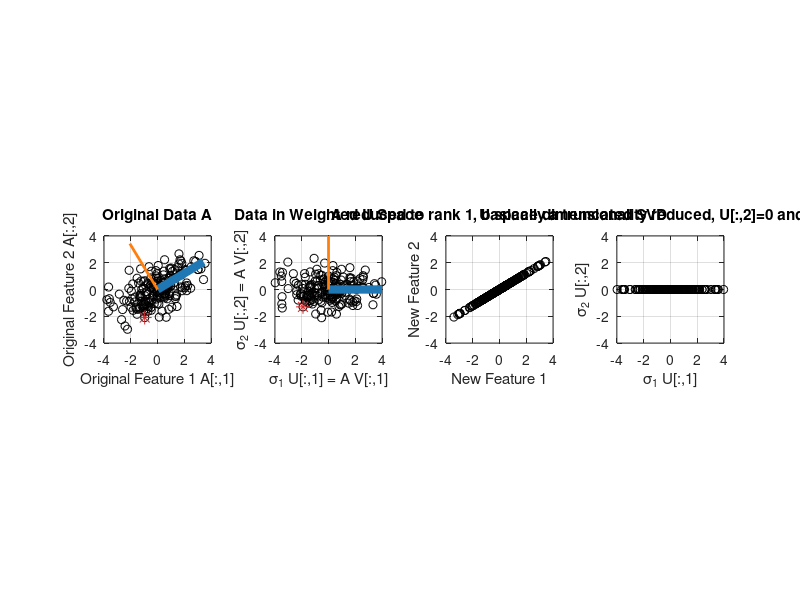

MATLAB code for this plot:
% Sascha Spors, Professorship Signal Theory and Digital Signal Processing,
% Institute of Communications Engineering (INT), Faculty of Computer Science
% and Electrical Engineering (IEF), University of Rostock, Germany
%
% Data Driven Audio Signal Processing - A Tutorial with Computational Examples
% Feel free to contact lecturer frank.schultz@uni-rostock.de
%
% Exercise: SVD / PCA on 2D data

clear all
%close all
clc

rng(1)
xmax = 4;

N = 200;
R = 2;
mu = [0, 0];
sigma = [2, 0.8; 0.8, 1];
A = mvnrnd(mu, sigma, N);
A = A - mean(A);  % if mean free col SVD and pca() are same
if R ~= rank(A)  % check rank
    disp('!!! matrix A has not the desired rank R !!!')
end

[coeff, score, latent] = pca(A);
[U, S, V] = svd(A);
pcs = U*S;
pcl = V;

%% check pca() vs. SVD solution -> must yield numerical zero
tmp = 0;
for c=1:size(score, 2)
    tmp = tmp + min(norm(pcs(:, c) + score(:, c)), norm(pcs(:, c) - score(:, c)));
    tmp = tmp + min(norm(pcl(:, c) + coeff(:, c)), norm(pcl(:, c) - coeff(:, c)));
end
disp('we should get numerical zero which indicates our manual SVD == pca()')
tmp / size(score, 2) / 2

%% check 4 subspaces
disp('4 subspacxe check of A -> orth() / null() vs. SVD data')
norm(orth(A) - U(:, 1:R),'fro')  % check column space == 1st two cols of U
null(A)  % check null space == zero vec
norm(orth(A') - V, 'fro')  % check row space == all V
norm(null(A') - U(:, R+1:end), 'fro')  % check left null space, remaining cols of U->large

%%
disp('rot angle')
acos(V(1, 1)) * 180/pi
phi = -31.0065*pi/180;
disp('rot matrix = V = ')
[cos(phi), sin(phi); -sin(phi), cos(phi)]
% ==
V

%%
disp('the variance of the principal component signals')
var(pcs).'
disp('is equal to the eigvals(A''*A) / (N-1)')
R = A'*A / (size(A, 1)-1);
sort(eig(R), 'descend')
disp('is equal to the (sing vals of A)^2 / (N-1)')
diag(S'*S) / (size(A, 1)-1)
disp('is equal to latent from pca()')
latent


%%
R_red = 1;
Dim_red = R_red;

% rank1-matrix superposition up to rank R_red
S_tmp = S;
for r = R_red+1:size(S, 2)
    S_tmp(r, r) = 0;
end
A_R_red = (U*S_tmp) * V';
% we can do this also by setting corresponding PC loadings to zero
% V_red = V;
% V_red(:, R_red+1:end) = 0;
% A_R_red = (U*S) * V_red';

A_Dim_red = A*0;  % we use same dim as A for convenient plotting the data
% however the last R-Dim_red columns are exactly zero and thus the matrix
% is of dim N x Dim_red
A_Dim_red(:, 1:Dim_red) = pcs(:, 1:Dim_red);  % pcs = U*S
% cf. the lecture approach, slide 5-23:
%   tmp = A*0;
%   tmp(:, 1:Dim_red) = A * V(:, 1:Dim_red);

% if Dim_red == R_red the matrix
A_R_red2 = A_Dim_red(:, 1:Dim_red) * V(:, 1:Dim_red)';
% is same as A_R_red from above
norm(A_R_red2-A_R_red,'fro')
% in lecture known as
% Reconstruction using a limited number of principle components, cf. slide 5-23

%% plot
ax_original_feature_space = subplot(1, 4, 1);
for n = 1:N
    plot(A(n, 1), A(n, 2), 'ko'), hold on
end
% plot 4*v0 and 4*v1:
plot([0 4*V(1,1)],[0 4*V(2,1)], 'color', '#1f77b4', 'linewidth', 6)
plot([0 4*V(1,2)],[0 4*V(2,2)], 'color', '#ff7f0e', 'linewidth', 2)
hold off
xlim([-xmax, xmax])
ylim([-xmax, xmax])
axis square
xlabel('Original Feature 1 A[:,1]')
ylabel('Original Feature 2 A[:,2]')
title('Original Data A')
grid on

ax_pc_space = subplot(1, 4, 2);
for n = 1:N
    plot(pcs(n, 1), pcs(n, 2), 'ko'), hold on
end
plot([0 4],[0 0], 'color', '#1f77b4', 'linewidth', 6)
plot([0 0],[0 4], 'color', '#ff7f0e', 'linewidth', 2)

hold off
xlim([-xmax, xmax])
ylim([-xmax, xmax])
axis square
xlabel('\sigma_1 U[:,1] = A V[:,1]')
ylabel('\sigma_2 U[:,2] = A V[:,2]')
title('Data in Weighted U Space')
grid on

subplot(1, 4, 3)
for n = 1:N
    plot(A_R_red(n, 1), A_R_red(n, 2), 'ko'), hold on
end
hold off
xlim([-xmax, xmax])
ylim([-xmax, xmax])
axis square
xlabel('New Feature 1')
ylabel('New Feature 2')
title('A reduced to rank 1, basically a truncated SVD')
grid on

subplot(1, 4, 4)
for n = 1:N
    plot(A_Dim_red(n, 1), A_Dim_red(n, 2), 'ko'), hold on
end
hold off
xlim([-xmax, xmax])
ylim([-xmax, xmax])
axis square
xlabel('\sigma_1 U[:,1]')
ylabel('\sigma_2 U[:,2]')
title('U space dimensionality reduced, U[:,2]=0 and/or \sigma_2=0')
grid on


%%
disp('percentage of explained variance')
latent/sum(latent) * 100
disp('cumsum percentage of explained variance')
cumsum(latent)/sum(latent)*100

xmax
disp('xmax should be larger than')
max([max(max(abs(A)))...
    max(max(abs(pcs)))...
    max(max(abs(A_R_red)))...
    max(max(abs(A_Dim_red)))])

%% how the covariance comes into play
% eigenwert / -value problem is often used to proof PCA without further
% knowledge that PCA == SVD for mean free columns, check text books
% (A V0)' (A V0) = (Sigma0 U0)' (Sigma0 U0)
% V0' A' A V0 = Sigma0^2 U0' U0 = Sigma0^2
% V0 * (V0' A' A V0) = (V0) * Sigma0^2
% A'A V0 = Sigma0^2 V0
% with CovA = A'A this leads to eigenval/-vector problem for CovA
% CovV V0 = Sigma0^2 V0 with eigen val Sigma0^2 / eigen vec v0
% normalize this by (N-1) (bias free estimate of CovA if mean was estimated from data)
% CovV/(N-1) V0 = Sigma0^2/(N-1) V0
% so  Sigma0^2/(N-1) is the variance of the first pcs = first latent of pca()
% this variance explains most of data
% do this for all other V vectors

% variance for first principal component (v0 -> sigma0 u0)
[(A*V(:,1))' * (A*V(:,1)) / (N-1)... % ==
    S(1,1)^2  / (N-1)... %==
    latent(1)]
% variance for second principal component (v1 -> sigma1 u1)
[(A*V(:,2))' * (A*V(:,2)) / (N-1)... % ==
    S(2,2)^2  / (N-1)... % ==
    latent(2)]

% check specific data point
n = 195

disp('specific data point in original feature space')
[A(n,1)...
    A(n,2)]

disp('(v0 -> sigma0 u0)')
[A(n,:) * V(:,1)... % proj onto v0 ==
    S(1,1) * U(n,1)] % sigma0 * u0
disp('(v1 -> sigma1 u1)')
[A(n,:) * V(:,2)... % proj onto v1 ==
    S(2,2) * U(n,2)] % sigma1 * u1

disp('specific data point in the PC space')
[S(1,1) * U(n,1)...
    S(2,2) * U(n,2)]

axes(ax_original_feature_space)
hold on
plot(A(n,1), A(n,2), '*', 'color', '#d62728', 'markersize', 10)
hold off
axes(ax_pc_space)
hold on
plot(S(1,1) * U(n,1), S(2,2) * U(n,2), '*', 'color', '#d62728', 'markersize', 10)
hold off

%%
% Copyright
% - the script is provided as [Open Educational Resources](https://en.wikipedia.org/wiki/Open_educational_resources)
% - comment text is licensed under [Creative Commons Attribution 4.0](https://creativecommons.org/licenses/by/4.0/)
% - Matlab code is licensed under the [MIT license](https://opensource.org/licenses/MIT)
% - feel free to use for your own purposes
% - please attribute the work as follows:
% Frank Schultz, Data Driven Audio Signal Processing-A Tutorial Featuring
% Computational Examples, University of Rostock* ideally with relevant
% file(s), github URL
% https://github.com/spatialaudio/data-driven-audio-signal-processing-exercise,
% commit number and/or version tag, year.
